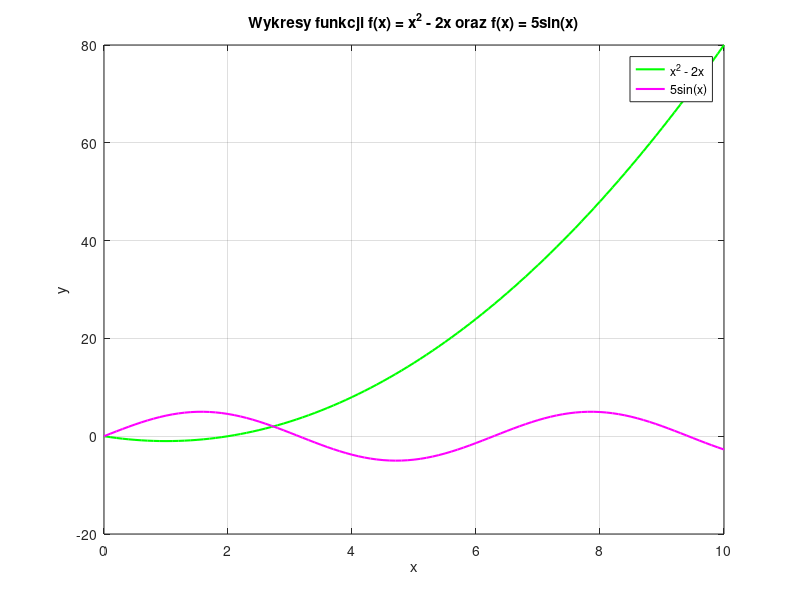

Write the MATLAB code that produced this figure.
x3 = 0:0.1:10;
y3_1 = x3.^2 - 2*x3;
y3_2 = 5 * sin(x3);

figure;
plot(x3, y3_1, 'g', 'LineWidth', 1.5);
hold on;
plot(x3, y3_2, 'm', 'LineWidth', 1.5);
hold off;
title('Wykresy funkcji f(x) = x^2 - 2x oraz f(x) = 5sin(x)');
xlabel('x');
ylabel('y');
legend('x^2 - 2x', '5sin(x)');
grid on;
